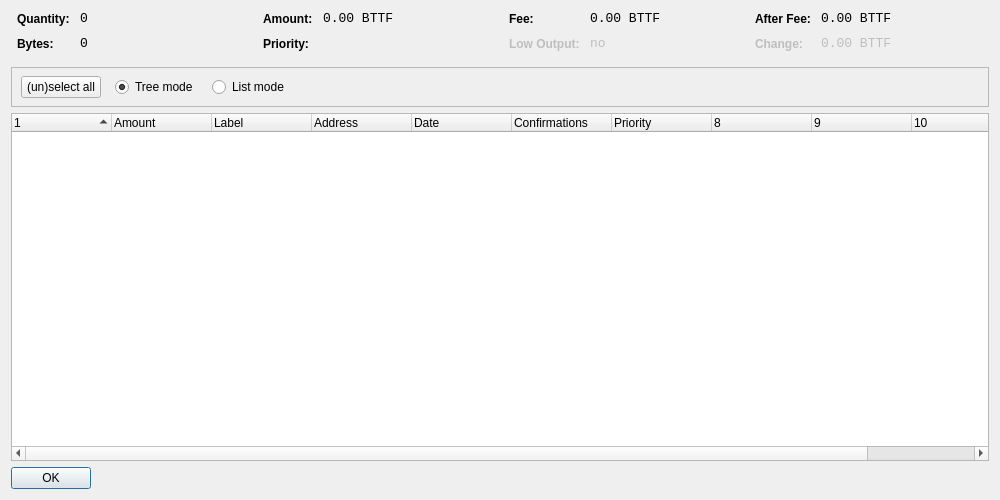
<?xml version="1.0" encoding="UTF-8"?>
<ui version="4.0">
 <class>CoinControlDialog</class>
 <widget class="QDialog" name="CoinControlDialog">
  <property name="geometry">
   <rect>
    <x>0</x>
    <y>0</y>
    <width>1000</width>
    <height>500</height>
   </rect>
  </property>
  <property name="windowTitle">
   <string>Coin Control</string>
  </property>
  <layout class="QVBoxLayout" name="verticalLayout">
   <item>
    <layout class="QHBoxLayout" name="horizontalLayoutTop" stretch="0,0,0,0">
     <property name="topMargin">
      <number>0</number>
     </property>
     <property name="bottomMargin">
      <number>10</number>
     </property>
     <item>
      <layout class="QFormLayout" name="formLayoutCoinControl1">
       <property name="horizontalSpacing">
        <number>10</number>
       </property>
       <property name="verticalSpacing">
        <number>10</number>
       </property>
       <property name="leftMargin">
        <number>6</number>
       </property>
       <property name="rightMargin">
        <number>6</number>
       </property>
       <item row="0" column="0">
        <widget class="QLabel" name="labelCoinControlQuantityText">
         <property name="styleSheet">
          <string notr="true">font-weight:bold;</string>
         </property>
         <property name="text">
          <string>Quantity:</string>
         </property>
        </widget>
       </item>
       <item row="0" column="1">
        <widget class="QLabel" name="labelCoinControlQuantity">
         <property name="font">
          <font>
           <family>Monospace</family>
           <pointsize>10</pointsize>
          </font>
         </property>
         <property name="cursor">
          <cursorShape>IBeamCursor</cursorShape>
         </property>
         <property name="contextMenuPolicy">
          <enum>Qt::ActionsContextMenu</enum>
         </property>
         <property name="text">
          <string notr="true">0</string>
         </property>
         <property name="textInteractionFlags">
          <set>Qt::LinksAccessibleByMouse|Qt::TextSelectableByKeyboard|Qt::TextSelectableByMouse</set>
         </property>
        </widget>
       </item>
       <item row="1" column="0">
        <widget class="QLabel" name="labelCoinControlBytesText">
         <property name="styleSheet">
          <string notr="true">font-weight:bold;</string>
         </property>
         <property name="text">
          <string>Bytes:</string>
         </property>
        </widget>
       </item>
       <item row="1" column="1">
        <widget class="QLabel" name="labelCoinControlBytes">
         <property name="font">
          <font>
           <family>Monospace</family>
           <pointsize>10</pointsize>
          </font>
         </property>
         <property name="cursor">
          <cursorShape>IBeamCursor</cursorShape>
         </property>
         <property name="contextMenuPolicy">
          <enum>Qt::ActionsContextMenu</enum>
         </property>
         <property name="text">
          <string notr="true">0</string>
         </property>
         <property name="textInteractionFlags">
          <set>Qt::LinksAccessibleByMouse|Qt::TextSelectableByKeyboard|Qt::TextSelectableByMouse</set>
         </property>
        </widget>
       </item>
      </layout>
     </item>
     <item>
      <layout class="QFormLayout" name="formLayoutCoinControl2">
       <property name="horizontalSpacing">
        <number>10</number>
       </property>
       <property name="verticalSpacing">
        <number>10</number>
       </property>
       <property name="leftMargin">
        <number>6</number>
       </property>
       <property name="rightMargin">
        <number>6</number>
       </property>
       <item row="0" column="0">
        <widget class="QLabel" name="labelCoinControlAmountText">
         <property name="styleSheet">
          <string notr="true">font-weight:bold;</string>
         </property>
         <property name="text">
          <string>Amount:</string>
         </property>
        </widget>
       </item>
       <item row="0" column="1">
        <widget class="QLabel" name="labelCoinControlAmount">
         <property name="font">
          <font>
           <family>Monospace</family>
           <pointsize>10</pointsize>
          </font>
         </property>
         <property name="cursor">
          <cursorShape>IBeamCursor</cursorShape>
         </property>
         <property name="contextMenuPolicy">
          <enum>Qt::ActionsContextMenu</enum>
         </property>
         <property name="text">
          <string notr="true">0.00 BTTF</string>
         </property>
         <property name="textInteractionFlags">
          <set>Qt::LinksAccessibleByMouse|Qt::TextSelectableByKeyboard|Qt::TextSelectableByMouse</set>
         </property>
        </widget>
       </item>
       <item row="1" column="0">
        <widget class="QLabel" name="labelCoinControlPriorityText">
         <property name="styleSheet">
          <string notr="true">font-weight:bold;</string>
         </property>
         <property name="text">
          <string>Priority:</string>
         </property>
        </widget>
       </item>
       <item row="1" column="1">
        <widget class="QLabel" name="labelCoinControlPriority">
         <property name="font">
          <font>
           <family>Monospace</family>
           <pointsize>10</pointsize>
          </font>
         </property>
         <property name="cursor">
          <cursorShape>IBeamCursor</cursorShape>
         </property>
         <property name="contextMenuPolicy">
          <enum>Qt::ActionsContextMenu</enum>
         </property>
         <property name="text">
          <string/>
         </property>
         <property name="textInteractionFlags">
          <set>Qt::LinksAccessibleByMouse|Qt::TextSelectableByKeyboard|Qt::TextSelectableByMouse</set>
         </property>
        </widget>
       </item>
      </layout>
     </item>
     <item>
      <layout class="QFormLayout" name="formLayoutCoinControl3">
       <property name="horizontalSpacing">
        <number>10</number>
       </property>
       <property name="verticalSpacing">
        <number>10</number>
       </property>
       <property name="leftMargin">
        <number>6</number>
       </property>
       <property name="rightMargin">
        <number>6</number>
       </property>
       <item row="0" column="0">
        <widget class="QLabel" name="labelCoinControlFeeText">
         <property name="styleSheet">
          <string notr="true">font-weight:bold;</string>
         </property>
         <property name="text">
          <string>Fee:</string>
         </property>
        </widget>
       </item>
       <item row="0" column="1">
        <widget class="QLabel" name="labelCoinControlFee">
         <property name="font">
          <font>
           <family>Monospace</family>
           <pointsize>10</pointsize>
          </font>
         </property>
         <property name="cursor">
          <cursorShape>IBeamCursor</cursorShape>
         </property>
         <property name="contextMenuPolicy">
          <enum>Qt::ActionsContextMenu</enum>
         </property>
         <property name="text">
          <string notr="true">0.00 BTTF</string>
         </property>
         <property name="textInteractionFlags">
          <set>Qt::LinksAccessibleByMouse|Qt::TextSelectableByKeyboard|Qt::TextSelectableByMouse</set>
         </property>
        </widget>
       </item>
       <item row="1" column="0">
        <widget class="QLabel" name="labelCoinControlLowOutputText">
         <property name="enabled">
          <bool>false</bool>
         </property>
         <property name="styleSheet">
          <string notr="true">font-weight:bold;</string>
         </property>
         <property name="text">
          <string>Low Output:</string>
         </property>
        </widget>
       </item>
       <item row="1" column="1">
        <widget class="QLabel" name="labelCoinControlLowOutput">
         <property name="enabled">
          <bool>false</bool>
         </property>
         <property name="font">
          <font>
           <family>Monospace</family>
           <pointsize>10</pointsize>
          </font>
         </property>
         <property name="cursor">
          <cursorShape>IBeamCursor</cursorShape>
         </property>
         <property name="contextMenuPolicy">
          <enum>Qt::ActionsContextMenu</enum>
         </property>
         <property name="text">
          <string notr="true">no</string>
         </property>
         <property name="textInteractionFlags">
          <set>Qt::LinksAccessibleByMouse|Qt::TextSelectableByKeyboard|Qt::TextSelectableByMouse</set>
         </property>
        </widget>
       </item>
      </layout>
     </item>
     <item>
      <layout class="QFormLayout" name="formLayoutCoinControl4">
       <property name="horizontalSpacing">
        <number>10</number>
       </property>
       <property name="verticalSpacing">
        <number>10</number>
       </property>
       <property name="leftMargin">
        <number>6</number>
       </property>
       <property name="rightMargin">
        <number>6</number>
       </property>
       <item row="0" column="0">
        <widget class="QLabel" name="labelCoinControlAfterFeeText">
         <property name="styleSheet">
          <string notr="true">font-weight:bold;</string>
         </property>
         <property name="text">
          <string>After Fee:</string>
         </property>
        </widget>
       </item>
       <item row="0" column="1">
        <widget class="QLabel" name="labelCoinControlAfterFee">
         <property name="font">
          <font>
           <family>Monospace</family>
           <pointsize>10</pointsize>
          </font>
         </property>
         <property name="cursor">
          <cursorShape>IBeamCursor</cursorShape>
         </property>
         <property name="contextMenuPolicy">
          <enum>Qt::ActionsContextMenu</enum>
         </property>
         <property name="text">
          <string notr="true">0.00 BTTF</string>
         </property>
         <property name="textInteractionFlags">
          <set>Qt::LinksAccessibleByMouse|Qt::TextSelectableByKeyboard|Qt::TextSelectableByMouse</set>
         </property>
        </widget>
       </item>
       <item row="1" column="0">
        <widget class="QLabel" name="labelCoinControlChangeText">
         <property name="enabled">
          <bool>false</bool>
         </property>
         <property name="styleSheet">
          <string notr="true">font-weight:bold;</string>
         </property>
         <property name="text">
          <string>Change:</string>
         </property>
        </widget>
       </item>
       <item row="1" column="1">
        <widget class="QLabel" name="labelCoinControlChange">
         <property name="enabled">
          <bool>false</bool>
         </property>
         <property name="font">
          <font>
           <family>Monospace</family>
           <pointsize>10</pointsize>
          </font>
         </property>
         <property name="cursor">
          <cursorShape>IBeamCursor</cursorShape>
         </property>
         <property name="contextMenuPolicy">
          <enum>Qt::ActionsContextMenu</enum>
         </property>
         <property name="text">
          <string notr="true">0.00 BTTF</string>
         </property>
         <property name="textInteractionFlags">
          <set>Qt::LinksAccessibleByMouse|Qt::TextSelectableByKeyboard|Qt::TextSelectableByMouse</set>
         </property>
        </widget>
       </item>
      </layout>
     </item>
    </layout>
   </item>
   <item>
    <widget class="QFrame" name="frame">
     <property name="minimumSize">
      <size>
       <width>0</width>
       <height>40</height>
      </size>
     </property>
     <property name="frameShape">
      <enum>QFrame::StyledPanel</enum>
     </property>
     <property name="frameShadow">
      <enum>QFrame::Sunken</enum>
     </property>
     <widget class="QWidget" name="horizontalLayoutWidget">
      <property name="geometry">
       <rect>
        <x>10</x>
        <y>0</y>
        <width>781</width>
        <height>41</height>
       </rect>
      </property>
      <layout class="QHBoxLayout" name="horizontalLayoutPanel" stretch="0,0,0,0,0">
       <property name="spacing">
        <number>14</number>
       </property>
       <item>
        <widget class="QPushButton" name="pushButtonSelectAll">
         <property name="sizePolicy">
          <sizepolicy hsizetype="Maximum" vsizetype="Fixed">
           <horstretch>0</horstretch>
           <verstretch>0</verstretch>
          </sizepolicy>
         </property>
         <property name="text">
          <string>(un)select all</string>
         </property>
        </widget>
       </item>
       <item>
        <widget class="QRadioButton" name="radioTreeMode">
         <property name="sizePolicy">
          <sizepolicy hsizetype="Maximum" vsizetype="Fixed">
           <horstretch>0</horstretch>
           <verstretch>0</verstretch>
          </sizepolicy>
         </property>
         <property name="text">
          <string>Tree mode</string>
         </property>
         <property name="checked">
          <bool>true</bool>
         </property>
        </widget>
       </item>
       <item>
        <widget class="QRadioButton" name="radioListMode">
         <property name="sizePolicy">
          <sizepolicy hsizetype="Maximum" vsizetype="Fixed">
           <horstretch>0</horstretch>
           <verstretch>0</verstretch>
          </sizepolicy>
         </property>
         <property name="text">
          <string>List mode</string>
         </property>
        </widget>
       </item>
       <item>
        <spacer name="horizontalSpacer">
         <property name="orientation">
          <enum>Qt::Horizontal</enum>
         </property>
         <property name="sizeHint" stdset="0">
          <size>
           <width>40</width>
           <height>20</height>
          </size>
         </property>
        </spacer>
       </item>
      </layout>
     </widget>
    </widget>
   </item>
   <item>
    <widget class="CoinControlTreeWidget" name="treeWidget">
     <property name="contextMenuPolicy">
      <enum>Qt::CustomContextMenu</enum>
     </property>
     <property name="sortingEnabled">
      <bool>false</bool>
     </property>
     <property name="columnCount">
      <number>11</number>
     </property>
     <attribute name="headerShowSortIndicator" stdset="0">
      <bool>true</bool>
     </attribute>
     <attribute name="headerStretchLastSection">
      <bool>false</bool>
     </attribute>
     <column>
      <property name="text">
       <string/>
      </property>
     </column>
     <column>
      <property name="text">
       <string>Amount</string>
      </property>
     </column>
     <column>
      <property name="text">
       <string>Label</string>
      </property>
     </column>
     <column>
      <property name="text">
       <string>Address</string>
      </property>
     </column>
     <column>
      <property name="text">
       <string>Date</string>
      </property>
     </column>
     <column>
      <property name="text">
       <string>Confirmations</string>
      </property>
      <property name="toolTip">
       <string>Confirmed</string>
      </property>
     </column>
     <column>
      <property name="text">
       <string>Priority</string>
      </property>
     </column>
     <column>
      <property name="text">
       <string/>
      </property>
     </column>
     <column>
      <property name="text">
       <string/>
      </property>
     </column>
     <column>
      <property name="text">
       <string/>
      </property>
     </column>
     <column>
      <property name="text">
       <string/>
      </property>
     </column>
    </widget>
   </item>
   <item>
    <widget class="QDialogButtonBox" name="buttonBox">
     <property name="sizePolicy">
      <sizepolicy hsizetype="Maximum" vsizetype="Fixed">
       <horstretch>0</horstretch>
       <verstretch>0</verstretch>
      </sizepolicy>
     </property>
     <property name="orientation">
      <enum>Qt::Horizontal</enum>
     </property>
     <property name="standardButtons">
      <set>QDialogButtonBox::Ok</set>
     </property>
    </widget>
   </item>
  </layout>
 </widget>
 <customwidgets>
  <customwidget>
   <class>CoinControlTreeWidget</class>
   <extends>QTreeWidget</extends>
   <header>coincontroltreewidget.h</header>
  </customwidget>
 </customwidgets>
 <resources/>
 <connections/>
</ui>
